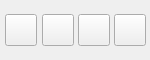
         <widget class="QWidget" name="SLiB_BUTTONS_widget" native="true">
          <property name="enabled">
           <bool>true</bool>
          </property>
          <property name="minimumSize">
           <size>
            <width>150</width>
            <height>60</height>
           </size>
          </property>
          <property name="maximumSize">
           <size>
            <width>150</width>
            <height>60</height>
           </size>
          </property>
          <layout class="QHBoxLayout" name="horizontalLayout_2">
           <property name="spacing">
            <number>0</number>
           </property>
           <property name="margin">
            <number>0</number>
           </property>
           <item>
            <widget class="QWidget" name="SLiBIconCaptionDummy_widget" native="true">
             <property name="minimumSize">
              <size>
               <width>34</width>
               <height>34</height>
              </size>
             </property>
             <property name="maximumSize">
              <size>
               <width>34</width>
               <height>34</height>
              </size>
             </property>
             <layout class="QHBoxLayout" name="horizontalLayout_4">
              <property name="spacing">
               <number>0</number>
              </property>
              <property name="margin">
               <number>0</number>
              </property>
              <item>
               <widget class="QPushButton" name="SLiB_BUTTON_Caption">
                <property name="sizePolicy">
                 <sizepolicy hsizetype="Maximum" vsizetype="Maximum">
                  <horstretch>0</horstretch>
                  <verstretch>0</verstretch>
                 </sizepolicy>
                </property>
                <property name="minimumSize">
                 <size>
                  <width>32</width>
                  <height>32</height>
                 </size>
                </property>
                <property name="maximumSize">
                 <size>
                  <width>32</width>
                  <height>32</height>
                 </size>
                </property>
                <property name="baseSize">
                 <size>
                  <width>32</width>
                  <height>32</height>
                 </size>
                </property>
                <property name="toolTip">
                 <string extracomment="Switch Image Caption"/>
                </property>
                <property name="text">
                 <string notr="true"/>
                </property>
                <property name="icon">
                 <iconset>
                  <normaloff>../img/SLiB_ic_off.png</normaloff>../img/SLiB_ic_off.png</iconset>
                </property>
                <property name="iconSize">
                 <size>
                  <width>32</width>
                  <height>32</height>
                 </size>
                </property>
                <property name="flat">
                 <bool>false</bool>
                </property>
                <property name="+command" stdset="0">
                 <string notr="true">&quot;SLiBBrowserPy.SLiBIconCaption()&quot;</string>
                </property>
               </widget>
              </item>
             </layout>
            </widget>
           </item>
           <item>
            <widget class="QPushButton" name="SLiB_BUTTON_Refresh">
             <property name="enabled">
              <bool>true</bool>
             </property>
             <property name="sizePolicy">
              <sizepolicy hsizetype="Fixed" vsizetype="Fixed">
               <horstretch>0</horstretch>
               <verstretch>0</verstretch>
              </sizepolicy>
             </property>
             <property name="minimumSize">
              <size>
               <width>32</width>
               <height>32</height>
              </size>
             </property>
             <property name="maximumSize">
              <size>
               <width>32</width>
               <height>32</height>
              </size>
             </property>
             <property name="toolTip">
              <string extracomment="Browse Library Folder"/>
             </property>
             <property name="text">
              <string notr="true"/>
             </property>
             <property name="icon">
              <iconset>
               <normaloff>../img/SLiB_fresh_on.png</normaloff>../img/SLiB_fresh_on.png</iconset>
             </property>
             <property name="iconSize">
              <size>
               <width>32</width>
               <height>32</height>
              </size>
             </property>
             <property name="+command" stdset="0">
              <string notr="true">&quot;SLiBBrowserPy.SLiBBrowserUpdate()&quot;</string>
             </property>
            </widget>
           </item>
           <item>
            <widget class="QPushButton" name="SLiB_BUTTON_FixTexPath">
             <property name="sizePolicy">
              <sizepolicy hsizetype="Fixed" vsizetype="Fixed">
               <horstretch>0</horstretch>
               <verstretch>0</verstretch>
              </sizepolicy>
             </property>
             <property name="minimumSize">
              <size>
               <width>32</width>
               <height>32</height>
              </size>
             </property>
             <property name="maximumSize">
              <size>
               <width>32</width>
               <height>32</height>
              </size>
             </property>
             <property name="toolTip">
              <string extracomment="Switch Image Caption"/>
             </property>
             <property name="text">
              <string notr="true"/>
             </property>
             <property name="icon">
              <iconset>
               <normaloff>../img/SLiB_fix_on.png</normaloff>../img/SLiB_fix_on.png</iconset>
             </property>
             <property name="iconSize">
              <size>
               <width>32</width>
               <height>32</height>
              </size>
             </property>
             <property name="+command" stdset="0">
              <string notr="true">&quot;import SLiBFixTexturePathPy; reload(SLiBFixTexturePathPy); SLiBFixTexturePathPy.SLiBFiXiT()&quot;</string>
             </property>
            </widget>
           </item>
           <item>
            <widget class="QPushButton" name="SLiB_BUTTON_Copy2Project">
             <property name="enabled">
              <bool>true</bool>
             </property>
             <property name="sizePolicy">
              <sizepolicy hsizetype="Fixed" vsizetype="Fixed">
               <horstretch>0</horstretch>
               <verstretch>0</verstretch>
              </sizepolicy>
             </property>
             <property name="minimumSize">
              <size>
               <width>32</width>
               <height>32</height>
              </size>
             </property>
             <property name="maximumSize">
              <size>
               <width>32</width>
               <height>32</height>
              </size>
             </property>
             <property name="toolTip">
              <string extracomment="Browse Library Folder"/>
             </property>
             <property name="text">
              <string notr="true"/>
             </property>
             <property name="icon">
              <iconset>
               <normaloff>../img/SLiB_browse_on.png</normaloff>../img/SLiB_browse_on.png</iconset>
             </property>
             <property name="iconSize">
              <size>
               <width>32</width>
               <height>32</height>
              </size>
             </property>
             <property name="+command" stdset="0">
              <string notr="true">&quot;import SLiBCopyTexSetPathPy; reload(SLiBCopyTexSetPathPy); SLiBCopyTexSetPathPy.copyTexturesToProject(object) &quot;</string>
             </property>
            </widget>
           </item>
          </layout>
         </widget>
